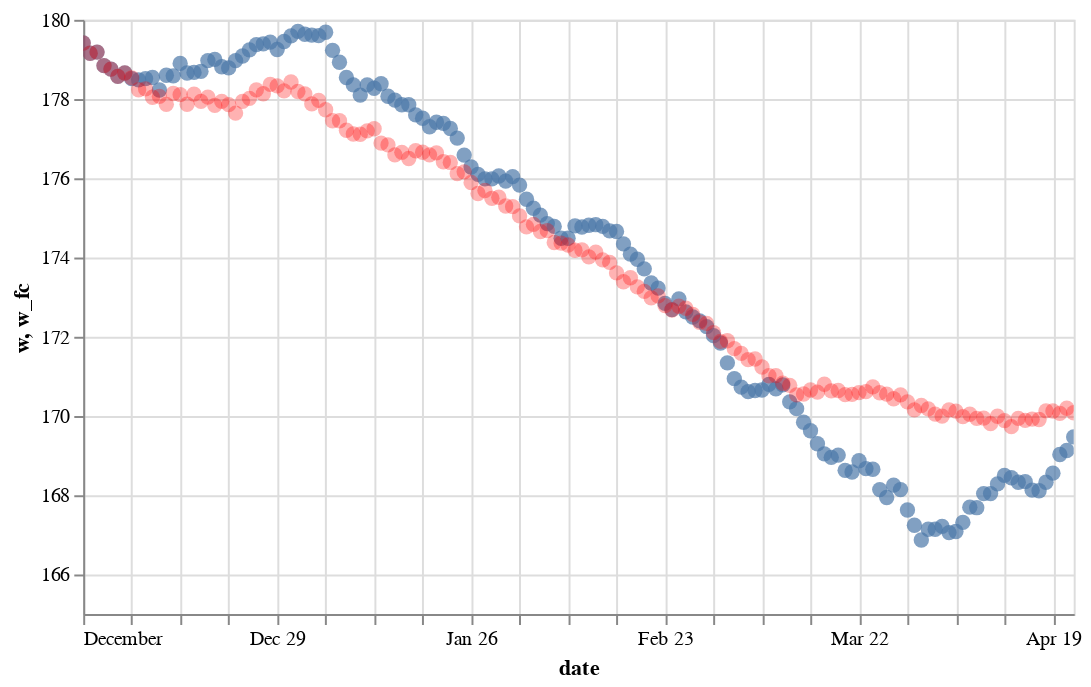

Notebook cell for this chart:
### Code cell
ch1=alt.Chart(wgt_forecast).mark_circle(size=60).encode(
    x='date',  
    y=alt.Y('w',
        scale=alt.Scale(domain=(165, 180))
    ),  
    tooltip=['date', 'w', 'w_fc', 'c', 's', 'w_prev']
).properties(
    width=500,
    height=300
).interactive()
ch2=alt.Chart(wgt_forecast).mark_circle(size=60,color='red', opacity=0.3).encode(
    x='date',  
    y=alt.Y('w_fc',
        scale=alt.Scale(domain=(170, 180))
    ),  
    tooltip=['date', 'w', 'w_fc', 'c', 's', 'w_prev']
).properties(
    width=500,
    height=300
).interactive()
ch1+ch2

### Figure 1 — Vega-Lite specification as saved in the notebook (floating-point values rounded to 4 significant figures; data arrays with more than 128 entries replaced by an {"elided": "..."} marker saying what was removed)
{"config": {"view": {"continuousWidth": 400, "continuousHeight": 300}}, "layer": [{"mark": {"type": "circle", "size": 60}, "encoding": {"tooltip": [{"type": "temporal", "field": "date"}, {"type": "quantitative", "field": "w"}, {"type": "quantitative", "field": "w_fc"}, {"type": "quantitative", "field": "c"}, {"type": "quantitative", "field": "s"}, {"type": "quantitative", "field": "w_prev"}], "x": {"type": "temporal", "field": "date"}, "y": {"type": "quantitative", "field": "w", "scale": {"domain": [165, 180]}}}, "height": 300, "selection": {"selector048": {"type": "interval", "bind": "scales", "encodings": ["x", "y"]}}, "width": 500}, {"mark": {"type": "circle", "color": "red", "opacity": 0.3, "size": 60}, "encoding": {"tooltip": [{"type": "temporal", "field": "date"}, {"type": "quantitative", "field": "w"}, {"type": "quantitative", "field": "w_fc"}, {"type": "quantitative", "field": "c"}, {"type": "quantitative", "field": "s"}, {"type": "quantitative", "field": "w_prev"}], "x": {"type": "temporal", "field": "date"}, "y": {"type": "quantitative", "field": "w_fc", "scale": {"domain": [170, 180]}}}, "height": 300, "selection": {"selector049": {"type": "interval", "bind": "scales", "encodings": ["x", "y"]}}, "width": 500}], "data": {"name": "data-f9209c1136ce93b6d4fdf9ae226f85c6"}, "$schema": "https://vega.github.io/schema/vega-lite/v4.0.2.json", "datasets": {"data-f9209c1136ce93b6d4fdf9ae226f85c6": {"elided": "144 records"}}}
